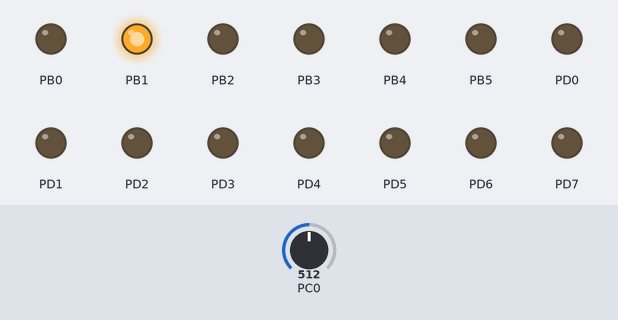
Recording of a program running on a simulated ATmega328P, built with avr-gcc and emulated at 16 MHz. Parts: output pins drawn as LEDs (lit = HIGH). The test bench sets the inputs (shaded band); at power-on: PC0 = 512.

Above: at 1.2 s.
1.3 s: PC0 set to 716
At 1.7 s:
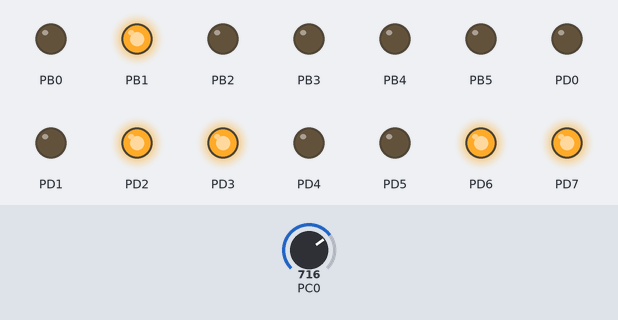
2.8 s: PC0 set to 900
At 4.0 s:
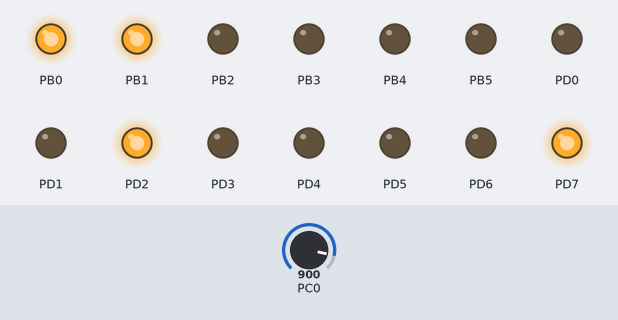
4.3 s: PC0 set to 1023
At 5.2 s:
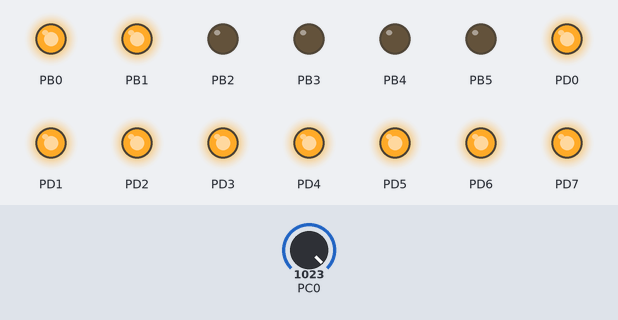
5.8 s: PC0 set to 511
At 6.4 s:
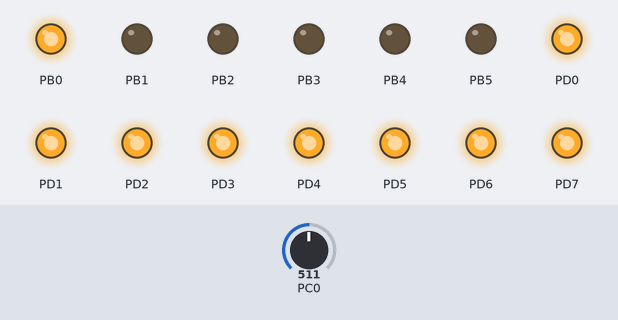
7.3 s: PC0 set to 306
At 8.7 s:
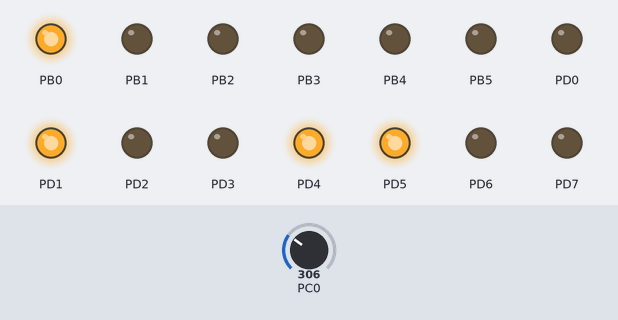
Timing chart, 0 to 9.8 s (numbered marks = the images above; inputs shaded):
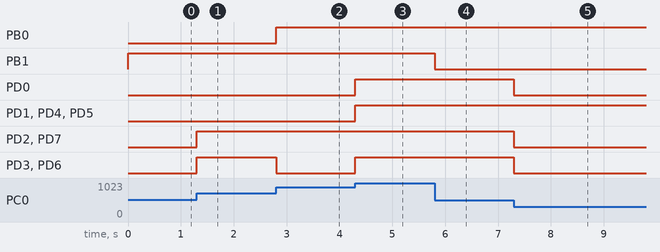

The program:

main.c
```c
#ifdef __AVR_ATmega328P__
#include <avr/io.h>
#include <avr/interrupt.h>
#include <stdbool.h>
#define F_CPU 16000000UL

#define NORMAL_MODE_VALUE(timer_bit, n_seconds, prescaler) ((int)(((1UL) << (timer_bit)) - ((n_seconds) * ((F_CPU) / (prescaler)))))
#define CTC_MODE_VALUE(n_seconds, prescaler) ((int)(((n_seconds) * ((F_CPU) / (prescaler))) - (1UL)))

#define __UBRR_VALUE(USART_BAUDRATE) ((int)((((F_CPU) / ((double)(16UL))) + ((double)(USART_BAUDRATE) / ((double)(2UL)))) / (double)(USART_BAUDRATE) - ((double)(1UL))))

/*
inline __attribute__((always_inline)) int calculate_UBRR() {
	return 123;
}
*/
/*
UBRRL = (uint8_t)( (F_CPU + BAUD_RATE * 4L) / (BAUD_RATE * 8L) - 1 );

  UBRRH = (((F_CPU/BAUD_RATE)/16)-1)>>8; 	// set baud rate
  UBRRL = (((F_CPU/BAUD_RATE)/16)-1);
	UBRR0L = (uint8_t)(F_CPU/(BAUD_RATE*16L)-1);
	UBRR0H = (F_CPU/(BAUD_RATE*16L)-1) >> 8;
https://github.com/search?q=repo%3Aarduino%2FArduinoCore-avr+UBRRL&type=code
*/

void adc_init()
{
	// ADCSRA = 0x87; // make ADC enable and select ck/128
	// ADMUX = 0xC0;  // 2.56V Vref, ADC0 single ended input, data will be right-justified

	// ADMUX = 0b01000000;
	/* set input channel to read */
	// ADMUX = 0x40 | (channel & 0x07); // 0100 0000 | (channel & 0000 0100)
	// ADCSRA |= (1 << ADEN) | (0 << ADPS2) | (1 << ADPS1) | (0 << ADPS0);
	ADMUX =
		// Reference voltage
		(0 << REFS1) | // 7
		(1 << REFS0) | // 6

		(0 << ADLAR) | // 5, nothing on 4 right-justified

		(0 << MUX3) |  // 3 // ADC0
		(0 << MUX2) |  // 2	// ADC0
		(0 << MUX1) |  // 1	// ADC0
		(0 << MUX0);   // 0	// ADC0


	ADCSRA =
		(1 << ADEN) |  // 7, enable ADC
		(0 << ADSC) |  // 6
		(0 << ADATE) | // 5
		(0 << ADIF) |  // 4
		(0 << ADIE) |  // 3
		// Prescaler, use 1 1 1 if not time critcal
		(1 << ADPS2) | // 2
		(1 << ADPS1) | // 1
		(1 << ADPS0);  // 0
}

long map(long x, long in_min, long in_max, long out_min, long out_max) {
    return (x - in_min) * (out_max - out_min) / (in_max - in_min) + out_min;
}

int main(void)
{
	DDRB = 0xFF;   // make Port B an output
	DDRD = 0xFF;   // make Port D an output

	DDRC = 0;	   // make Port C an input for ADC input

	adc_init();

// |-----|-----|-----|-----|-----|-----|-----|-----|
// | 7   | 6   | 5   | 4   | 3   | 2   | 1   | 0   |
// |-----|-----|-----|-----|-----|-----|-----|-----|
// | PB3 | PB2 | PB1 | PB0 | PD3 | PD2 | PD1 | PD0 |
// |-----|-----|-----|-----|-----|-----|-----|-----|
	while (1)
	{
		ADCSRA |= (1 << ADSC);						// start conversion
		while ((ADCSRA & (1 << ADIF)) == 0);		// wait for conversion to finish
		ADCSRA |= (1 << ADIF);
		PORTD = ADCL;								// give the low byte to PORTD
		PORTB = ADCH;								// give the high byte to PORTB
	}
	return 0;
}

#else
#include "gtest/gtest.h"
using ::testing::InitGoogleTest;

// Demonstrate some basic assertions.
TEST(MyTest, BasicAssertions)
{
	//   // Expect two strings not to be equal.
	//   EXPECT_STRNE("hello", "world");
	//   // Expect equality.
	//   EXPECT_EQ(7 * 6, 42);
	EXPECT_EQ(UBRR_VALUE(9600), 103);
	EXPECT_EQ(UBRR_VALUE(4800), 207);
}

int main(int argc, char **argv)
{
	InitGoogleTest(&argc, argv);
	return RUN_ALL_TESTS();
}

#endif
```

Measured:
- after the input at 1.3 s, PD2, PD3, PD6, PD7: LOW → HIGH at once
- after the input at 2.8 s, PB0: LOW → HIGH at once; PD3, PD6: HIGH → LOW at once
- after the input at 4.3 s, PD0, PD1, PD3–6: LOW → HIGH at once
- after the input at 5.8 s, PB1: HIGH → LOW at once
- after the input at 7.3 s, PD0, PD2, PD3, PD6, PD7: HIGH → LOW at once
